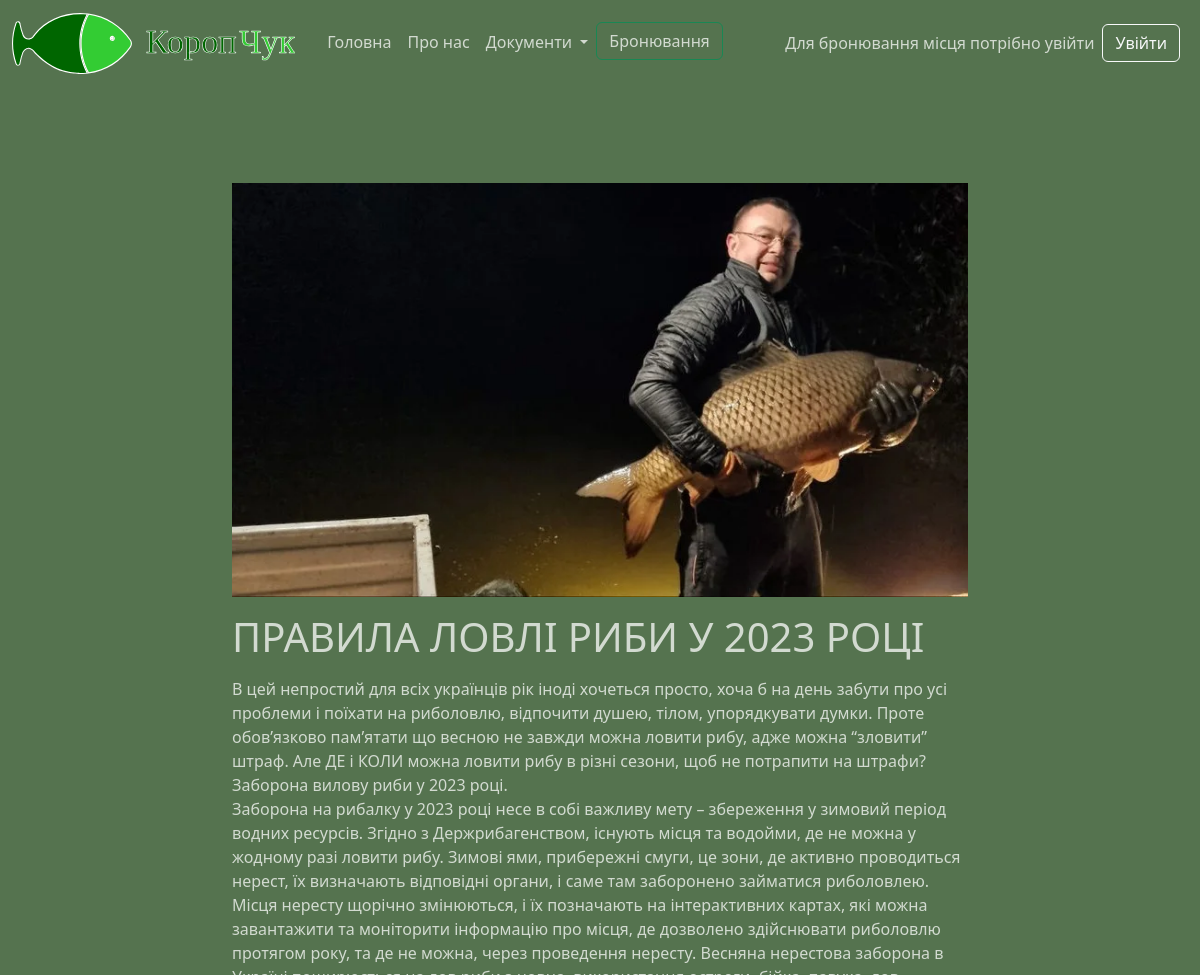
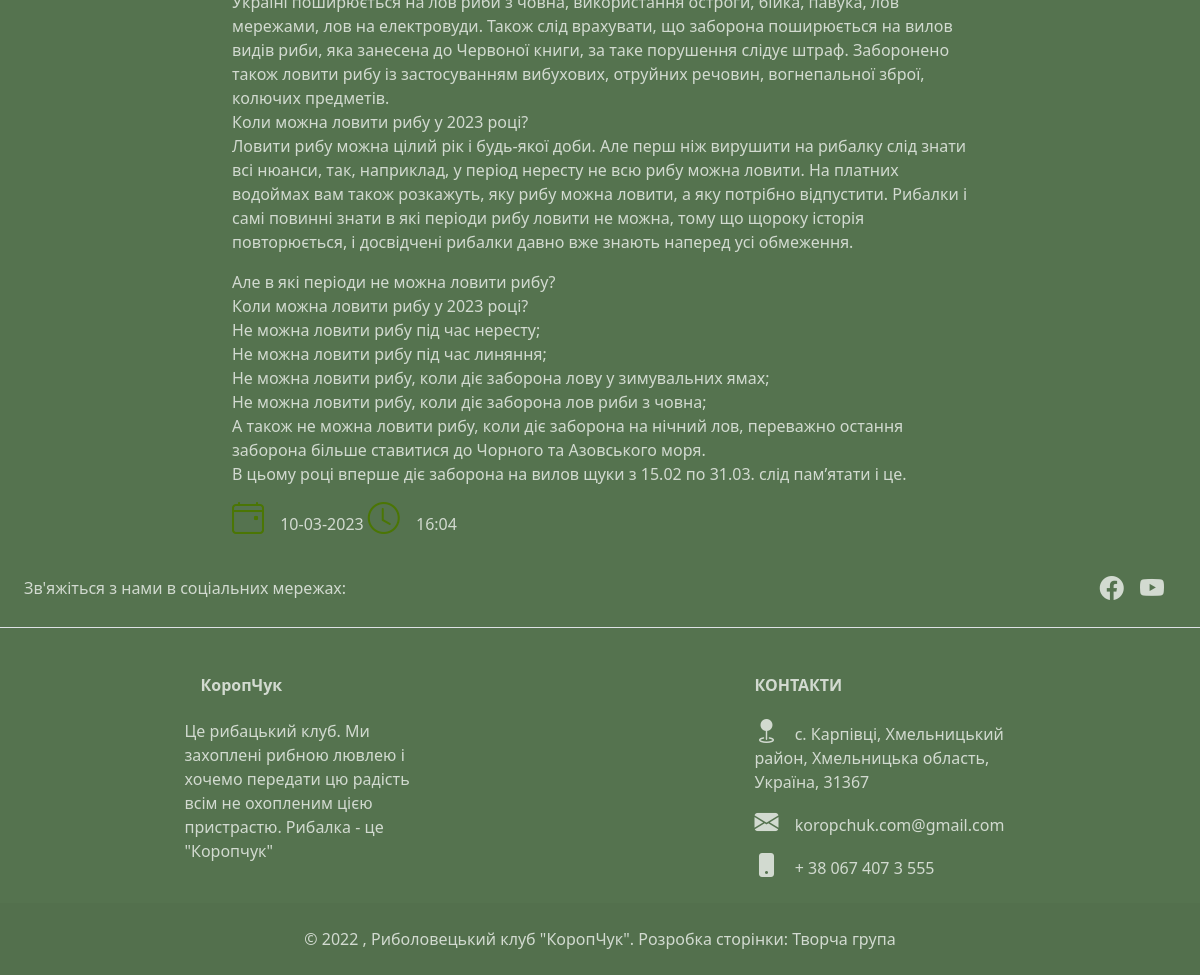
The app's page /post/pravyla-lovli-ryby-u-2023-poci/ with its own data (2 pictures, top to bottom).
### mainapp/models.py (models this page shows, shortened)
class Article(models.Model):
    objects = None
    title = models.CharField(max_length=255, verbose_name='Заголовок')
    slug = models.SlugField(max_length=255, unique=True, db_index=True,
                            verbose_name="URL")  # unique=True це унакальна url-адреса
    content = models.TextField(blank=True, verbose_name='Текст допису')
    photo = models.ImageField(upload_to="photos/%Y/%m/%d", verbose_name='Зображення 16:9/800:450px/WebP')
    document = models.FileField(blank=True, upload_to="documents/%Y/%m/%d/", verbose_name='Додаток')
    time_create = models.DateTimeField(auto_now_add=True, verbose_name='Створено')
    time_update = models.DateTimeField(auto_now=True, verbose_name='Змінено')
    is_published = models.BooleanField(default=True, verbose_name='Опубліковано')
    cat = models.ForeignKey('Category', on_delete=models.PROTECT, verbose_name='Категорія')
    class Meta:
        verbose_name = 'Стаття'
        verbose_name_plural = 'Статті'
        ordering = ['-time_create', 'title']

### mainapp/views.py (the view)
# urls.py: path('post/<slug:post_slug>/', show_post, name='post'),
def show_post(request, post_slug):
    post = get_object_or_404(Article, slug=post_slug)
    context = {
        'post': post,
        'title': post.title,
        'cat_selected': post.cat_id,
    }
    return render(request, 'mainapp/post.html', context=context)

### mainapp/models.py (called while the page is built)
    def __str__(self):
        return self.name

    def get_absolute_url(self):
        return reverse('category', kwargs={'cat_id': self.pk})

### mainapp/templatetags/mainapp_tags.py (called while the page is built)
@register.simple_tag(name='getcats')
def get_categories(filter=None):
    if not filter:
        return Category.objects.all()
    else:
        return Category.objects.filter(pk=filter)

@register.inclusion_tag('mainapp/list_categories.html')
def show_categories(sort=None, cat_selected=0):
    if not sort:
        cats = Category.objects.all()
    else:
        cats = Category.objects.order_by(sort)
    return {"cats": cats, "cat_selected": cat_selected}

### mainapp/templates/mainapp/post.html (shortened to what this page needs)
{% extends 'mainapp/base.html' %}
{% load static %}
{% block content %}
    <div id="news">
        <div id="container_post" class="container-md pt-5">
            <div class="row justify-content-md-center">
                <div class="col-lg-8">
                    {% if post.photo %}
                        <p><img class="w-100 pt-5" src="{{post.photo.url}}"></p>
                    {% endif %}
                    {% autoescape off %}
                        <h1>{{post.title}}</h1>
                        <p>{{post.content|linebreaks}}</p>
                    {% endautoescape %}
                    <div class="article-panel">
                        <p class="last">
                            <i class="bi bi-calendar4-event" style="color: #4b7604"></i>
                                {{post.time_update|date:"d-m-Y"}}
                            <i class="bi bi-clock" style="color: #4b7604" id="clock_icon"></i>
                            {{post.time_update|date:"H:i"}}
                        </p>
                    </div>
                </div>
            </div>
        </div>
    </div>
{% endblock %}

### mainapp/static/mainapp/css/styles.css (style rules this page uses)
:root { --color1: rgb(1,52,0); --color2: 4f694e; --color21: d0d8d0; --color3: rgb(18,139,2); --color1g: rgb(1,52,0); --color2g: rgb(45,83,40); --color21g: rgb(36,67,33); --color3g: rgb(85,115,79); --color4g: rgb(125,148,120); --color5g: rgb(167,183,163); --color6g: rgb(210,218,208); --color7g: rgb(18,139,2); --color1w: rgb(255,255,255); --color1o: rgb(255,117,24); --color4: #fff; --color5: rgb(222,42,166); }
body, .dropdown-menu, nav, footer { background-color: var(--color3g); }
body, .nav-link, header, .bi, .btn-outline-success, .fr, footer { color: var(--color6g); }
.bi, #login { font-size: 2em; margin-right: 12px; }

### records on screen
Article: photo (picture), title "ПРАВИЛА ЛОВЛІ РИБИ У 2023 РОЦІ", content "В цей непростий для всіх українців рік іноді хочеться просто, хоча б на день забути про усі проблеми і поїхати на риболовлю, відпочити душею, тілом, упорядкувати думки. Проте обов’язково пам’ятати що весною не завжди можна ловити рибу, адже можна “зловити” штраф. Але ДЕ і КОЛИ можна ловити рибу в різні сезони, щоб не потрапити на штрафи? Заборона вилову риби у 2023 році. Заборона на рибалку у 2023 році несе в собі важливу мету – збереження у зимовий період водних ресурсів. Згідно з Держрибагенством, існують місця та водойми, де не можна у жодному разі ловити рибу. Зимові ями, прибережні смуги, це зони, де активно проводиться нерест, їх визначають відповідні органи, і саме там заборонено…", time_update "10-03-2023", time_update "16:04"
